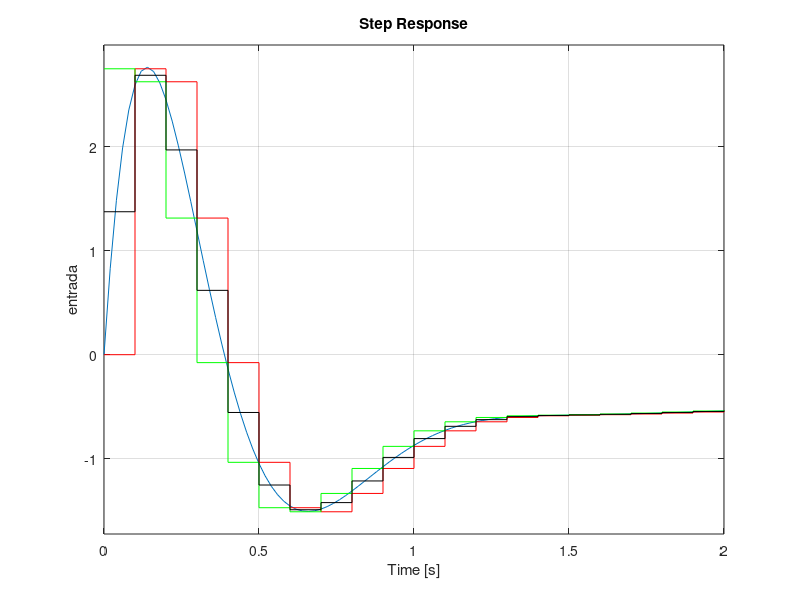

Write the MATLAB code that produced this figure.
pkg load control;
clear all;
#close all;
clc;

ta = 0.1;

as = [0 1; 1 0];
bs = [0;1];
cs = [2 1];

gs = ss(as, bs, cs);
gz = c2d(gs, ta);

[az, bz, cz, dz, tz] = ssdata(gz);

%G1(s)
aes = [as zeros(2,1); -cs 0]; 
bes = [bs; 0];

aez = [az zeros(2,1); -cz 1]; 
bez = [bz; 0];

s1 = -4+i*5.458;
s2 = -4-i*5.458;
s3 = -2;

z1 = exp(s1*ta);
z2 = exp(s2*ta);
z3 = exp(s3*ta);

kes = acker(aes, bes, [s1 s2 s3]);
ks = kes(1:2);
js = -kes(3);

kez = acker(aez, bez, [z1 z2 z3]);
kz = kez(1:2);
jz = -kez(3);

ys = ss([as-bs*ks bs*js; -cs 0], [0;0;1], [cs 0]);
us = ss([as-bs*ks bs*js; -cs 0], [0;0;1], [-ks js]);

yp = ss([az-bz*kz bz*jz; -cz 1], [0;0;1], [cz 0], 0, ta);
up = ss([az-bz*kz bz*jz; -cz 1], [0;0;1], [-kz jz], 0, ta);

yc = ss([az-bz*kz bz*jz; -cz 1], [bz*jz;1], [cz 0], 0, ta);
uc = ss([az-bz*kz bz*jz; -cz 1], [bz*jz;1], [-kz jz], jz, ta);

yt = ss([az-bz*kz bz*jz; -cz 1], [bz*jz/2;1], [cz 0], 0, ta);
ut = ss([az-bz*kz bz*jz; -cz 1], [bz*jz/2;1], [-kz jz], jz/2, ta);

figure;
subplot(2, 1, 1);
step(ys, 2);
hold on;
step(yp, 2, 'r');
hold on;
step(yc, 2, 'g');
hold on;
step(yt, 2, 'k');
ylabel('saída');
subplot(2, 1, 2);
step(us, 2);
hold on;
step(up, 2, 'r');
hold on;
step(uc, 2, 'g');
hold on;
step(ut, 2, 'k');
ylabel('entrada');